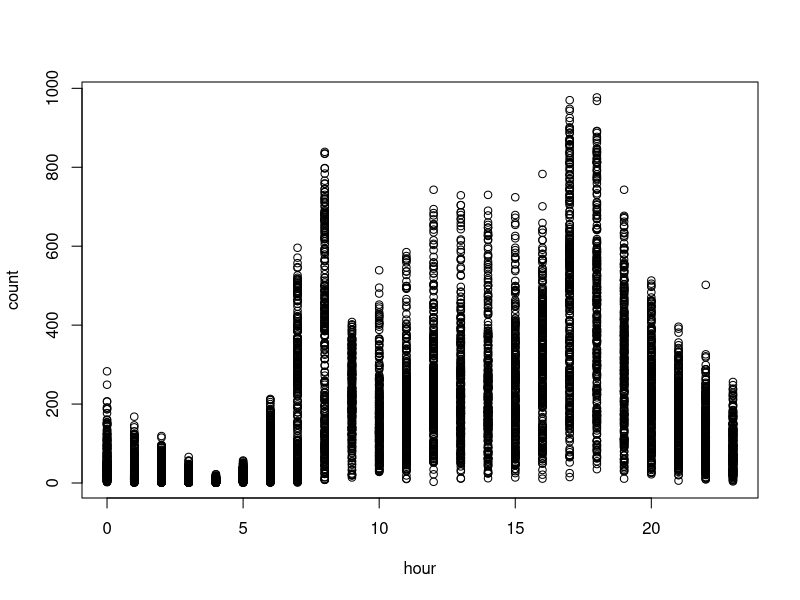
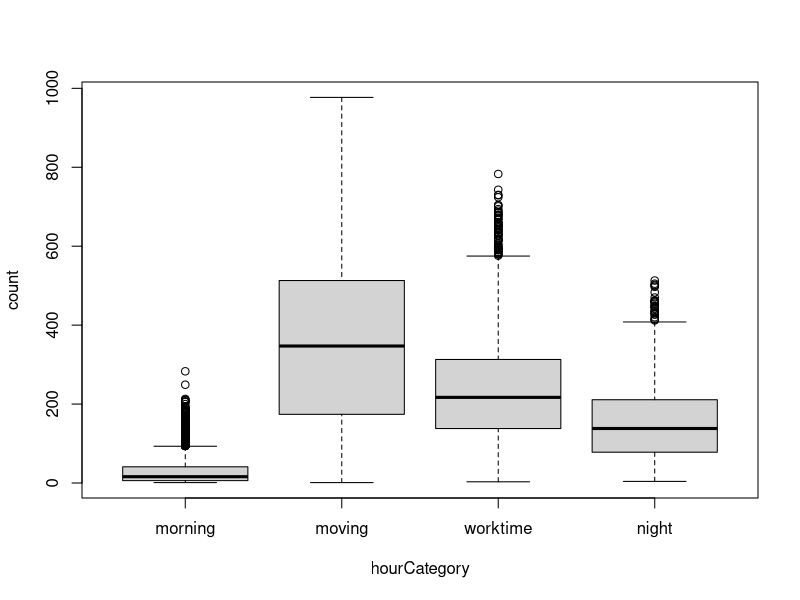
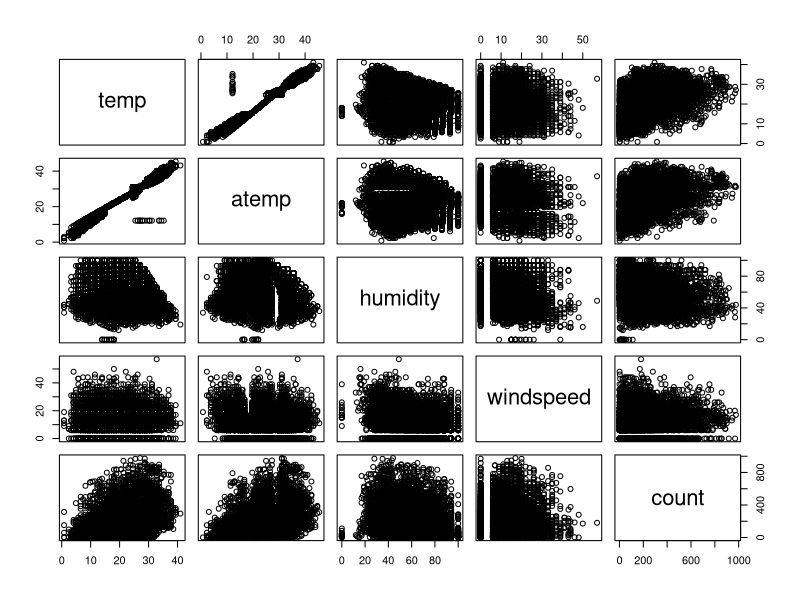
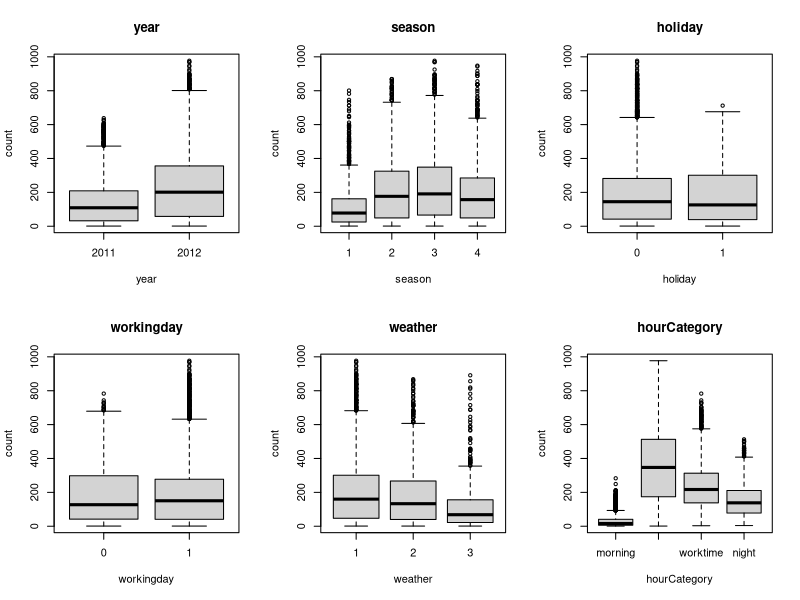
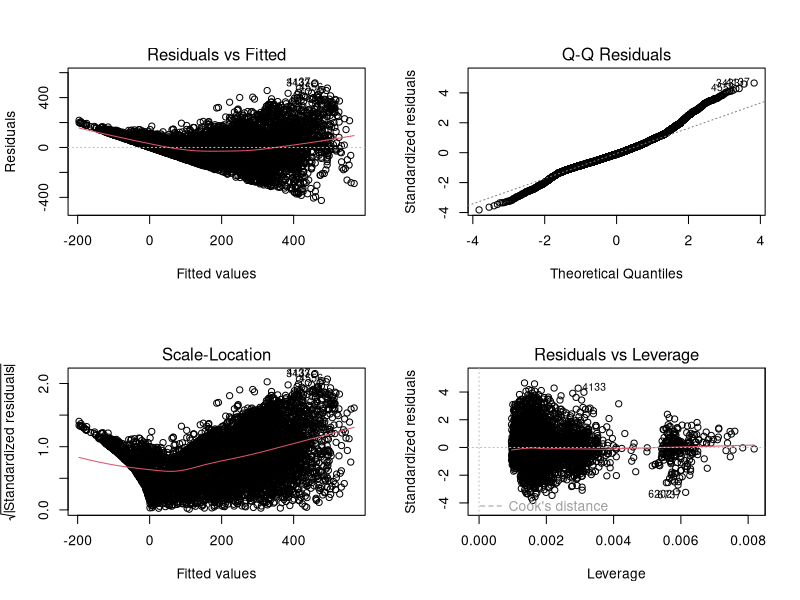
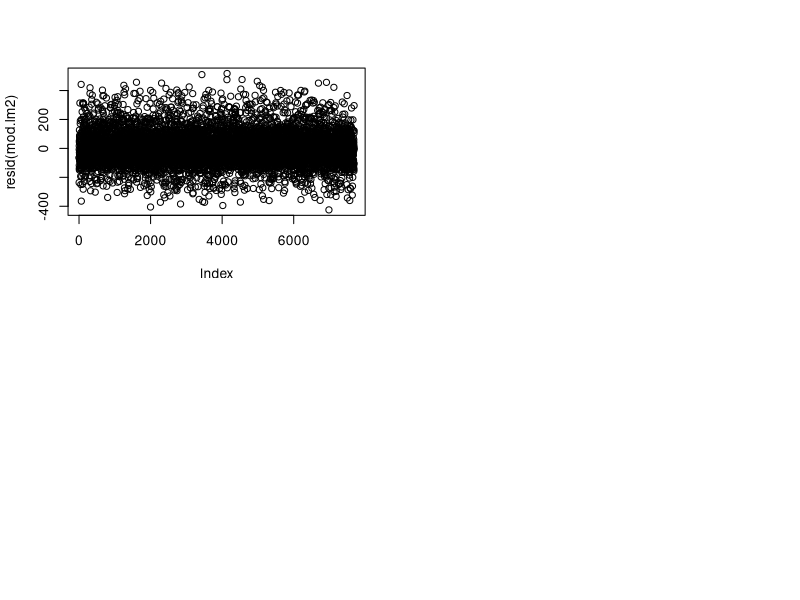

Write the R code that produced these figures, in order. (Note: this script raises an error after producing the figures.)
## ---- chunk 1
knitr::opts_chunk$set(echo = FALSE, eval = TRUE)
## ---- chunk 2
rm(list = ls())

datos = read.table('p1a_train.csv', header = TRUE, sep = ';', dec = '.', stringsAsFactors = TRUE)
datos$id = NULL

datos$year = factor(datos$year)
datos$season = factor(datos$season)
datos$holiday = factor(datos$holiday)
datos$workingday = factor(datos$workingday)
datos$weather = factor(datos$weather)
## ---- chunk 3
#Indice
#------------------------
#- Analisis de variables
#  - Transformacion variable hora
#  - Descriptiva variables numericas (vemos correlacion temp y atemp)
#    - Analisis de temp y atemp (hacemos los modelos y elminamos el peor)
#    - Analisis de linealidad de las variables
#  - Variables categoricas (plots y resumen)
#- Generacion de modelos
#  - Modelo 1: Todas las variables (explicar resultado)
#  - Modelo 2: Seleccion automatica de variables
#    - Analisis de colinealidad (vif)
#    - Validacion de las premisas
#  - Transformacion de la variable resupesta
#    - Modelo 4: Transformacion Logaritmica (explicar resultado)
#    - Modelo 3: Transformacion BoxCox (imprimir solamente el modelo y explicar resultado, comparar con modelo anterior)
#      - Validacion (comparacion modelo anterior lm2)
#  - Modelo 5: Transformaciones polinomicas (imprimir y explicar solamente el resultado del modelo, vemos que no vale la pena)
#- Observaciones influyentes (imprimir influenceIndexPlot(mod.lm3))
#  - Modelo 6: Eliminar observaciones influyentes
#- Modelo final: el modelo 3 plot(alleffects)
#------------------------
## ---- chunk 4
summary(datos)
## ---- chunk 5
plot(count~hour, datos)
## ---- chunk 6
datos$hourCategory = cut(datos$hour, c(0,6,8,16,19,23), labels = c('morning', 'moving', 'worktime', 'moving', 'night'), include.lowest = TRUE)
plot(count~hourCategory, datos)
datos$hour = NULL
## ---- chunk 7
pairs(datos[, c(6:10)])
## ---- chunk 8
datos$atemp = NULL
## ---- chunk 9
par(mfrow=c(2,3))
for(i in c(1, 2, 3, 4, 5, 10)){
  boxplot(datos$count~datos[,i],main=names(datos)[i],xlab=names(datos)[i],ylab="count")
}
## ---- chunk 10
mod.lm1 = lm(count~.,datos)
## ---- chunk 11
mod.lm2 = step(mod.lm1)
## ---- chunk 12
par(mfrow=c(2,2))
plot(mod.lm2)
plot(resid(mod.lm2))
## ---- chunk 13
library(car)
bc <- boxCox(mod.lm2)
lamb = bc$x[which.max(bc$y)]
datos$countBC <- datos$count^lamb
## ---- chunk 14
mod.lm3 = lm(countBC ~ year + season + holiday + weather + temp + humidity + windspeed + hourCategory, datos)
par(mfrow=c(2,2))
plot(mod.lm3)
plot(resid(mod.lm3))
## ---- chunk 15
library('effects')
par(mfrow=c(2,4))
plot(allEffects(mod.lm3))
## ---- chunk 16
influenceIndexPlot(mod.lm3)
